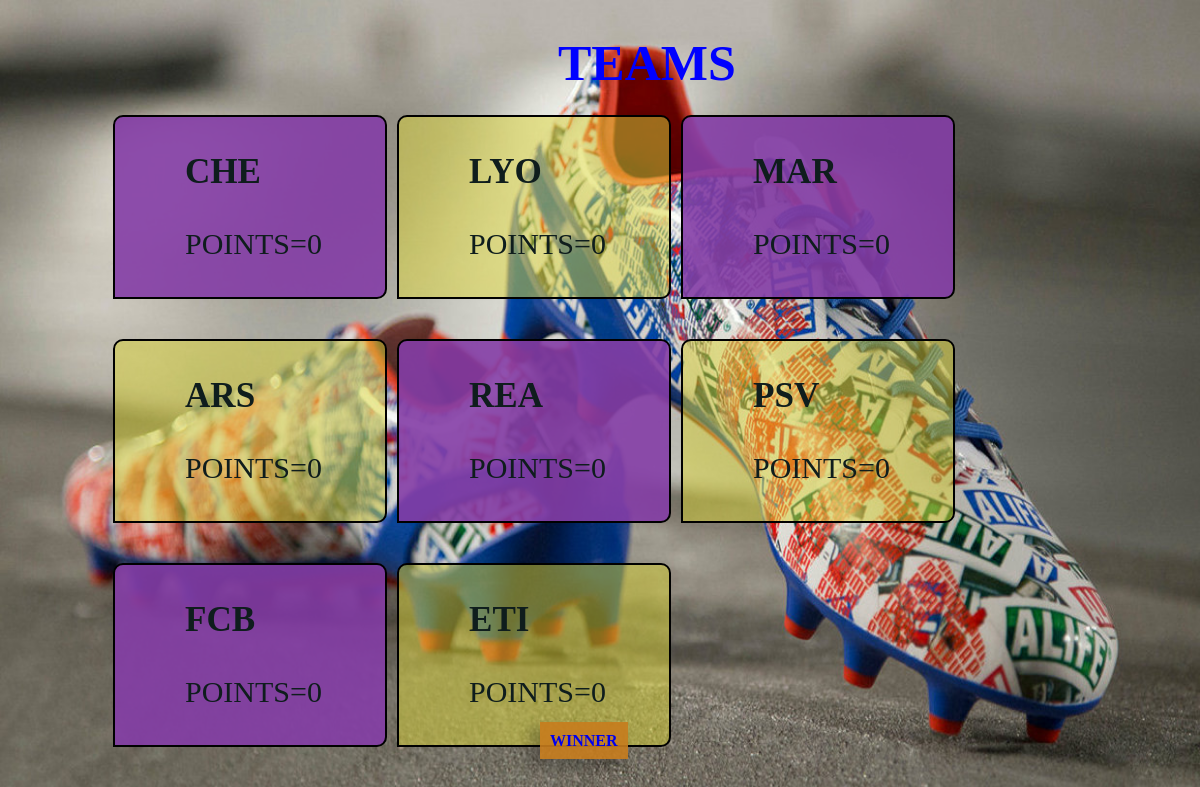
The page /show.php on the database its author committed.
### tables this page shows
CREATE TABLE IF NOT EXISTS `list` (
  `id` int(10) NOT NULL,
  `1` varchar(25) DEFAULT NULL,
  `2` varchar(25) DEFAULT NULL,
  `3` varchar(25) DEFAULT NULL,
  `4` varchar(25) DEFAULT NULL,
  `5` varchar(25) DEFAULT NULL,
  `6` varchar(25) DEFAULT NULL,
  `7` varchar(25) DEFAULT NULL,
  `8` varchar(25) DEFAULT NULL,
  `9` varchar(25) DEFAULT NULL,
  `10` varchar(25) DEFAULT NULL,
  `11` varchar(25) DEFAULT NULL,
  `12` varchar(25) DEFAULT NULL,
  `13` varchar(25) DEFAULT NULL,
  `14` varchar(25) DEFAULT NULL,
  `15` varchar(25) DEFAULT NULL,
  `goal` int(10) DEFAULT NULL,
  `strike` int(10) DEFAULT NULL,
  `mid` int(10) DEFAULT NULL,
  `ford` int(10) DEFAULT NULL,
  `rest` int(10) DEFAULT NULL,
  `total` int(10) DEFAULT NULL,
  `budget` decimal(10,0) DEFAULT NULL,
  `points` int(100) DEFAULT NULL,
  `penality` int(10) DEFAULT NULL,
  `captain` varchar(25) DEFAULT NULL,
  UNIQUE KEY `id` (`id`)
);

### show.php (the view, shortened to what this page needs)
<!DOCTYPE html>
<html>
 <head>
 <h1 class="header">TEAMS</h1>
 <link rel="stylesheet" type="text/css" href="css/mycss.css" />
 </head>
  <body>
 <?php
$conn = new mysqli(HOST,US_NAME,PASS_W,DB_NAME);
$sql = "SELECT * FROM list  ";
$result = $conn->query($sql);
$row=$result->fetch_assoc();
 	if($row["penality"]<=2){
 	echo'<div class="team">
	    <div class="teams_a">
 		<h3>'.$_SESSION["teams"][1].'</h3>
 		<p>POINTS='.$row["points"].'</p>
		</div>';
	}
	else
	{
	     echo'<div class="team">
	    <div class="teams_a">
 		<h3>'.$_SESSION["teams"][1].'</h3>
 		<p >DISQUALIFY</p>
		</div>';
	}
		$row=$result->fetch_assoc();
		if($row["penality"]<=2){
 	echo'<div class="teams_b">
 		<h3>'.$_SESSION["teams"][2].'</h3>
 		<p>POINTS='.$row["points"].'</p>
		</div>';}
		else{
		      echo'<div class="teams_b">
 		<h3>'.$_SESSION["teams"][2].'</h3>
 		<p>DISQUALIFY</p>
		</div>';
		}
		$row=$result->fetch_assoc();
		if($row["penality"]<=2){
	     echo' <div class="teams_a">
 		<h3>'.$_SESSION["teams"][3].'</h3>
 		<p>POINTS='.$row["points"].'</p>
		</div>';	}
		else{
		   echo' <div class="teams_a">
 		<h3>'.$_SESSION["teams"][3].'</h3>
 		<p>DISQUALIFY</p>
		</div>';
		}
		$row=$result->fetch_assoc();
		if($row["penality"]<=2){
		echo'<div class="teams_b">
 		<h3>'.$_SESSION["teams"][4].'</h3>
 		<p>POINTS='.$row["points"].'</p>
		</div>';}
		else
		{
		echo'<div class="teams_b">
 		<h3>'.$_SESSION["teams"][4].'</h3>
 		<p>DISQUALIFY</p>
		</div>';
		}
		$row=$result->fetch_assoc();
		if($row["penality"]<=2){
		echo' <div class="teams_a">
 		<h3>'.$_SESSION["teams"][5].'</h3>
 		<p>POINTS='.$row["points"].'</p>
		</div>';}
		else
		{
		 echo' <div class="teams_a">
 		<h3>'.$_SESSION["teams"][5].'</h3>
 		<p>DISQUALIFY</p>
		</div>';
		}
		$row=$result->fetch_assoc();
		if($row["penality"]<=2){
		echo'<div class="teams_b">
 		<h3>'.$_SESSION["teams"][6].'</h3>
 		<p>POINTS='.$row["points"].'</p>
		</div>';}
		else
		{
		    echo'<div class="teams_b">
 		<h3>'.$_SESSION["teams"][6].'</h3>
 		<p>DISQUALIFY</p>
		</div>';
		}
		$row=$result->fetch_assoc();
		if($row["penality"]<=2){
		echo' <div class="teams_a">
 		<h3>'.$_SESSION["teams"][7].'</h3>
 		<p>POINTS='.$row["points"].'</p>
		</div>';}
		else{
		   echo' <div class="teams_a">
 		<h3>'.$_SESSION["teams"][7].'</h3>
 		<p>DISQUALIFY</p>
		</div>';
		}
		$row=$result->fetch_assoc();
		if($row["penality"]<=2){
		echo'<div class="teams_b">
 		<h3>'.$_SESSION["teams"][8].'</h3>
 		<p>POINTS='.$row["points"].'</p>
		</div>';}
		else{
		 echo'<div class="teams_b">
 		<h3>'.$_SESSION["teams"][8].'</h3>
 		<p>DISQUALIFY</p>
		</div>';
		}
		$val=0;
	   if($val>0)
	   {
	   	echo '<div style="position :fixed;bottom:50px; left:45%;align:center;"></br><a href="#Screen" class="button">WINNER</a>
            </div> <div id="Screen"><div class="win">WINNER IS TEAM '.$_SESSION["teams"][$val].'</div>
            <a href="#" class="cancel">&times;</a> </div> <div id="cover" > </div> </div>';
	   }
	  else
	  {
	  	echo '<div style="position :fixed;bottom:50px; left:45%;align:center;"></br><a href="#Screen" class="button">WINNER</a>
            </div> <div id="Screen"><div class="win">&nbsp;&nbsp;NO WINNER</div>
            <a href="#" class="cancel">&times;</a> </div> <div id="cover" > </div> </div>';
	  }
		?>
 </body>
 </html>

### css/mycss.css (style rules this page uses)
body { background: url(../Images/nk3.jpg) no-repeat center center fixed #000; -webkit-background-size: cover; -moz-background-size: cover; -o-background-size: cover; background-size: 100% 100%; overflow: hidden; }
.header { display :block; padding-left:550px; color: blue; font-size: 50px; position:relative; }
.teams_a { background-color: rgba(132, 62, 167, 0.9); }
.teams_b { background: rgba(220, 214, 56, 0.5); }
.teams_a,.teams_b { padding-left:70px; float:left; color: rgba(15, 29, 29, 1); font-size: 30px; font-style: normal; padding-bottom:100px; width:200px; height:80px; margin: 20px 5px; z-index: 0; -moz-border-radius: 5px 5px 0 0; -webkit-border-radius: 5px; border-radius: 10px 10px 10px 0; border: 2px solid black; }
.team { padding-left:100px; position:relative; top:-30px; }

### show.php (style rules this page uses)
.button { width: 150px; padding: 10px; background-color:rgba(199, 125, 29, 0.9); box-shadow: -8px 8px 10px 3px rgba(0,0,0,0.2); font-weight:bold; text-decoration:none; }

### rows shown on the page
list: points "0"
list: points "0"
list: points "0"
list: points "0"
list: points "0"
list: points "0"
list: points "0"
list: points "0"

### other values the page prints
$_SESSION["teams"][1] "CHE"
$_SESSION["teams"][2] "LYO"
$_SESSION["teams"][3] "MAR"
$_SESSION["teams"][4] "ARS"
$_SESSION["teams"][5] "REA"
$_SESSION["teams"][6] "PSV"
$_SESSION["teams"][7] "FCB"
$_SESSION["teams"][8] "ETI"
